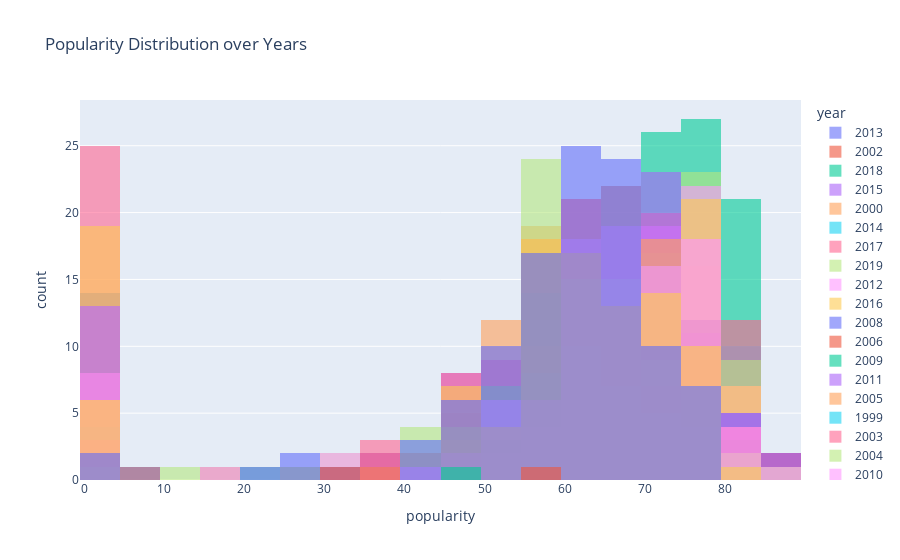

Notebook code for this chart:
### Code cell
fig = px.histogram(df, 
                   x='popularity', 
                   color='year', 
                   nbins=30, 
                   title='Popularity Distribution over Years')

fig.update_layout(barmode='overlay')
fig.update_traces(opacity=0.6)
fig.show()

### Figure 1 — Plotly figure (JSON) as saved in the notebook; plotly's stock layout.template omitted (floating-point values rounded to 4 significant figures)
{"data": [{"alignmentgroup": "True", "bingroup": "x", "hovertemplate": "year=2013<br>popularity=%{x}<br>count=%{y}<extra></extra>", "legendgroup": "2013", "marker": {"color": "#636efa", "pattern": {"shape": ""}}, "name": "2013", "nbinsx": 30, "offsetgroup": "2013", "opacity": 0.6, "orientation": "v", "showlegend": true, "type": "histogram", "x": [89, 88, 84, 84, 84, 83, 81, 79, 79, 78, 78, 78, 77, 77, 76, 76, 76, 75, 75, 74, 74, 74, 74, 73, 72, 72, 71, 71, 71, 70, 69, 69, 69, 68, 68, 68, 68, 67, 66, 66, 66, 66, 66, 65, 65, 64, 64, 63, 62, 62, 61, 61, 61, 60, 59, 58, 57, 57, 56, 56, 55, 54, 53, 50, 50, 48, 48, 47, 46, 39, 27, 6, 2, 1, 0, 0, 0, 0, 0, 0, 0, 0, 0, 0, 0, 0], "xaxis": "x", "yaxis": "y"}, {"alignmentgroup": "True", "bingroup": "x", "hovertemplate": "year=2002<br>popularity=%{x}<br>count=%{y}<extra></extra>", "legendgroup": "2002", "marker": {"color": "#EF553B", "pattern": {"shape": ""}}, "name": "2002", "nbinsx": 30, "offsetgroup": "2002", "opacity": 0.6, "orientation": "v", "showlegend": true, "type": "histogram", "x": [87, 85, 80, 79, 78, 77, 77, 76, 75, 75, 75, 75, 74, 74, 73, 73, 72, 72, 71, 71, 71, 70, 70, 70, 70, 68, 68, 68, 68, 67, 67, 67, 67, 66, 65, 64, 64, 63, 63, 63, 62, 62, 61, 61, 61, 61, 61, 60, 60, 60, 60, 60, 59, 59, 59, 59, 58, 58, 58, 58, 58, 58, 57, 57, 57, 56, 56, 56, 55, 55, 54, 54, 53, 53, 52, 50, 49, 48, 47, 47, 45, 43, 42, 36, 2], "xaxis": "x", "yaxis": "y"}, {"alignmentgroup": "True", "bingroup": "x", "hovertemplate": "year=2018<br>popularity=%{x}<br>count=%{y}<extra></extra>", "legendgroup": "2018", "marker": {"color": "#00cc96", "pattern": {"shape": ""}}, "name": "2018", "nbinsx": 30, "offsetgroup": "2018", "opacity": 0.6, "orientation": "v", "showlegend": true, "type": "histogram", "x": [86, 84, 84, 83, 82, 82, 82, 82, 82, 82, 81, 81, 81, 81, 81, 80, 80, 80, 80, 80, 80, 80, 79, 79, 79, 79, 79, 78, 78, 78, 78, 78, 78, 78, 77, 77, 77, 77, 77, 77, 77, 77, 76, 76, 75, 75, 75, 75, 75, 74, 74, 73, 73, 73, 73, 73, 73, 73, 72, 72, 72, 72, 72, 72, 72, 72, 72, 71, 71, 71, 71, 71, 70, 70, 70, 69, 69, 69, 69, 69, 69, 68, 68, 68, 67, 67, 67, 66, 66, 65, 64, 63, 62, 60, 59, 56, 56, 54, 43, 42, 7, 1, 1, 0], "xaxis": "x", "yaxis": "y"}, {"alignmentgroup": "True", "bingroup": "x", "hovertemplate": "year=2015<br>popularity=%{x}<br>count=%{y}<extra></extra>", "legendgroup": "2015", "marker": {"color": "#ab63fa", "pattern": {"shape": ""}}, "name": "2015", "nbinsx": 30, "offsetgroup": "2015", "opacity": 0.6, "orientation": "v", "showlegend": true, "type": "histogram", "x": [86, 85, 84, 83, 83, 82, 82, 81, 80, 80, 80, 79, 79, 79, 78, 78, 78, 77, 77, 77, 77, 77, 76, 76, 76, 76, 76, 75, 75, 74, 74, 74, 74, 73, 73, 73, 73, 73, 73, 72, 72, 72, 71, 71, 71, 71, 70, 70, 69, 68, 68, 68, 67, 67, 67, 66, 66, 64, 64, 63, 62, 59, 55, 55, 55, 53, 49, 49, 48, 47, 47, 46, 46, 45, 39, 1, 1, 1, 0, 0, 0, 0, 0, 0, 0, 0, 0, 0, 0], "xaxis": "x", "yaxis": "y"}, {"alignmentgroup": "True", "bingroup": "x", "hovertemplate": "year=2000<br>popularity=%{x}<br>count=%{y}<extra></extra>", "legendgroup": "2000", "marker": {"color": "#FFA15A", "pattern": {"shape": ""}}, "name": "2000", "nbinsx": 30, "offsetgroup": "2000", "opacity": 0.6, "orientation": "v", "showlegend": true, "type": "histogram", "x": [86, 83, 83, 82, 78, 78, 77, 76, 75, 73, 73, 72, 70, 70, 69, 68, 68, 68, 68, 68, 66, 65, 65, 65, 65, 64, 62, 62, 61, 60, 60, 60, 59, 59, 59, 58, 58, 58, 58, 57, 57, 56, 56, 56, 55, 55, 55, 55, 55, 55, 55, 54, 54, 54, 54, 54, 53, 53, 53, 52, 52, 52, 50, 49, 49, 48, 36, 1, 1, 0, 0], "xaxis": "x", "yaxis": "y"}, {"alignmentgroup": "True", "bingroup": "x", "hovertemplate": "year=2014<br>popularity=%{x}<br>count=%{y}<extra></extra>", "legendgroup": "2014", "marker": {"color": "#19d3f3", "pattern": {"shape": ""}}, "name": "2014", "nbinsx": 30, "offsetgroup": "2014", "opacity": 0.6, "orientation": "v", "showlegend": true, "type": "histogram", "x": [85, 83, 82, 81, 81, 80, 80, 80, 80, 80, 80, 79, 79, 79, 79, 79, 79, 78, 78, 78, 78, 77, 77, 77, 76, 76, 75, 75, 75, 74, 74, 74, 74, 73, 73, 73, 72, 72, 72, 72, 72, 71, 70, 70, 70, 69, 69, 69, 69, 68, 68, 67, 67, 67, 67, 66, 66, 66, 66, 66, 65, 65, 64, 64, 64, 63, 63, 62, 62, 62, 61, 61, 59, 55, 53, 52, 50, 49, 49, 48, 45, 33, 21, 2, 0, 0, 0, 0, 0, 0, 0, 0, 0, 0, 0, 0, 0], "xaxis": "x", "yaxis": "y"}, {"alignmentgroup": "True", "bingroup": "x", "hovertemplate": "year=2017<br>popularity=%{x}<br>count=%{y}<extra></extra>", "legendgroup": "2017", "marker": {"color": "#FF6692", "pattern": {"shape": ""}}, "name": "2017", "nbinsx": 30, "offsetgroup": "2017", "opacity": 0.6, "orientation": "v", "showlegend": true, "type": "histogram", "x": [85, 84, 84, 83, 83, 82, 82, 81, 80, 80, 80, 80, 80, 79, 79, 79, 79, 78, 78, 77, 77, 77, 77, 77, 76, 76, 75, 75, 75, 74, 74, 74, 74, 74, 74, 73, 73, 73, 73, 72, 72, 72, 72, 72, 71, 71, 71, 70, 70, 69, 69, 69, 69, 68, 68, 67, 67, 67, 67, 65, 65, 64, 64, 64, 64, 63, 63, 62, 62, 61, 61, 61, 59, 59, 58, 57, 57, 53, 53, 52, 51, 51, 51, 8, 4, 1, 1, 1, 1, 1, 0, 0, 0, 0, 0, 0, 0, 0, 0, 0, 0, 0, 0, 0, 0, 0, 0, 0, 0], "xaxis": "x", "yaxis": "y"}, {"alignmentgroup": "True", "bingroup": "x", "hovertemplate": "year=2019<br>popularity=%{x}<br>count=%{y}<extra></extra>", "legendgroup": "2019", "marker": {"color": "#B6E880", "pattern": {"shape": ""}}, "name": "2019", "nbinsx": 30, "offsetgroup": "2019", "opacity": 0.6, "orientation": "v", "showlegend": true, "type": "histogram", "x": [85, 84, 84, 83, 83, 81, 81, 80, 80, 80, 79, 79, 79, 79, 79, 79, 78, 78, 78, 78, 78, 78, 77, 77, 76, 76, 76, 76, 75, 75, 75, 75, 75, 74, 74, 73, 73, 73, 73, 72, 72, 72, 71, 71, 71, 71, 71, 71, 70, 70, 69, 69, 69, 69, 69, 69, 69, 69, 68, 66, 65, 64, 64, 64, 64, 63, 63, 61, 60, 57, 57, 53, 53, 47, 47, 43, 40, 35, 35, 30, 30, 4, 2, 1, 1, 1, 0, 0, 0], "xaxis": "x", "yaxis": "y"}, {"alignmentgroup": "True", "bingroup": "x", "hovertemplate": "year=2012<br>popularity=%{x}<br>count=%{y}<extra></extra>", "legendgroup": "2012", "marker": {"color": "#FF97FF", "pattern": {"shape": ""}}, "name": "2012", "nbinsx": 30, "offsetgroup": "2012", "opacity": 0.6, "orientation": "v", "showlegend": true, "type": "histogram", "x": [85, 83, 82, 82, 82, 81, 81, 80, 79, 79, 79, 78, 78, 78, 78, 78, 77, 77, 77, 77, 77, 77, 76, 76, 76, 76, 76, 76, 75, 75, 74, 74, 74, 73, 73, 73, 73, 73, 72, 72, 72, 72, 72, 71, 71, 71, 70, 70, 70, 69, 69, 69, 68, 68, 68, 67, 67, 66, 66, 66, 66, 66, 65, 65, 65, 65, 65, 64, 64, 64, 64, 63, 63, 63, 62, 62, 62, 62, 62, 61, 61, 61, 60, 59, 58, 58, 57, 55, 53, 53, 52, 52, 51, 50, 49, 48, 46, 43, 40, 1, 0, 0, 0, 0, 0, 0, 0, 0, 0, 0, 0, 0], "xaxis": "x", "yaxis": "y"}, {"alignmentgroup": "True", "bingroup": "x", "hovertemplate": "year=2016<br>popularity=%{x}<br>count=%{y}<extra></extra>", "legendgroup": "2016", "marker": {"color": "#FECB52", "pattern": {"shape": ""}}, "name": "2016", "nbinsx": 30, "offsetgroup": "2016", "opacity": 0.6, "orientation": "v", "showlegend": true, "type": "histogram", "x": [84, 83, 83, 81, 81, 80, 80, 79, 79, 79, 79, 79, 78, 78, 77, 77, 77, 76, 76, 76, 76, 76, 75, 75, 75, 75, 75, 75, 74, 74, 74, 74, 73, 72, 71, 71, 70, 70, 70, 70, 69, 69, 69, 68, 68, 68, 68, 67, 67, 67, 67, 66, 66, 66, 65, 64, 63, 63, 63, 63, 62, 62, 62, 62, 60, 59, 57, 57, 55, 53, 52, 51, 51, 48, 47, 45, 26, 3, 1, 1, 0, 0, 0, 0, 0, 0, 0, 0, 0, 0, 0, 0, 0, 0, 0, 0], "xaxis": "x", "yaxis": "y"}, {"alignmentgroup": "True", "bingroup": "x", "hovertemplate": "year=2008<br>popularity=%{x}<br>count=%{y}<extra></extra>", "legendgroup": "2008", "marker": {"color": "#636efa", "pattern": {"shape": ""}}, "name": "2008", "nbinsx": 30, "offsetgroup": "2008", "opacity": 0.6, "orientation": "v", "showlegend": true, "type": "histogram", "x": [82, 81, 80, 80, 80, 78, 78, 77, 77, 77, 76, 76, 76, 76, 76, 75, 75, 74, 74, 74, 74, 74, 74, 73, 73, 72, 71, 71, 70, 70, 70, 69, 69, 69, 69, 69, 69, 69, 69, 69, 68, 68, 67, 67, 67, 66, 66, 66, 66, 65, 65, 65, 65, 65, 65, 64, 64, 63, 63, 62, 62, 61, 61, 60, 60, 59, 59, 58, 58, 57, 57, 57, 56, 56, 55, 55, 55, 54, 53, 52, 52, 51, 51, 51, 49, 48, 41, 1, 1, 0, 0], "xaxis": "x", "yaxis": "y"}, {"alignmentgroup": "True", "bingroup": "x", "hovertemplate": "year=2006<br>popularity=%{x}<br>count=%{y}<extra></extra>", "legendgroup": "2006", "marker": {"color": "#EF553B", "pattern": {"shape": ""}}, "name": "2006", "nbinsx": 30, "offsetgroup": "2006", "opacity": 0.6, "orientation": "v", "showlegend": true, "type": "histogram", "x": [82, 81, 80, 79, 79, 78, 76, 76, 76, 76, 75, 75, 74, 74, 73, 73, 73, 72, 72, 71, 71, 71, 70, 70, 69, 69, 69, 68, 68, 68, 67, 67, 67, 66, 66, 66, 65, 65, 64, 64, 64, 64, 63, 63, 63, 63, 63, 62, 62, 61, 61, 60, 59, 59, 59, 59, 59, 58, 58, 58, 57, 57, 57, 57, 57, 56, 56, 56, 55, 54, 53, 52, 52, 52, 51, 50, 49, 48, 46, 45, 42, 40, 37, 35, 17, 1, 1, 0, 0, 0, 0, 0, 0], "xaxis": "x", "yaxis": "y"}, {"alignmentgroup": "True", "bingroup": "x", "hovertemplate": "year=2009<br>popularity=%{x}<br>count=%{y}<extra></extra>", "legendgroup": "2009", "marker": {"color": "#00cc96", "pattern": {"shape": ""}}, "name": "2009", "nbinsx": 30, "offsetgroup": "2009", "opacity": 0.6, "orientation": "v", "showlegend": true, "type": "histogram", "x": [82, 80, 80, 79, 78, 75, 75, 75, 75, 74, 74, 74, 73, 73, 73, 72, 72, 72, 71, 71, 71, 71, 71, 71, 70, 69, 69, 68, 68, 68, 68, 68, 68, 67, 67, 67, 67, 66, 65, 65, 65, 65, 65, 65, 64, 64, 64, 63, 63, 63, 63, 63, 62, 62, 61, 59, 59, 59, 59, 58, 57, 57, 57, 57, 57, 57, 56, 55, 55, 54, 54, 54, 53, 51, 51, 50, 49, 47, 3, 2, 2, 0], "xaxis": "x", "yaxis": "y"}, {"alignmentgroup": "True", "bingroup": "x", "hovertemplate": "year=2011<br>popularity=%{x}<br>count=%{y}<extra></extra>", "legendgroup": "2011", "marker": {"color": "#ab63fa", "pattern": {"shape": ""}}, "name": "2011", "nbinsx": 30, "offsetgroup": "2011", "opacity": 0.6, "orientation": "v", "showlegend": true, "type": "histogram", "x": [82, 82, 82, 81, 81, 79, 79, 79, 77, 77, 77, 76, 76, 75, 75, 75, 74, 74, 74, 74, 74, 74, 74, 73, 73, 73, 72, 72, 71, 71, 71, 71, 71, 70, 70, 70, 70, 70, 70, 69, 69, 69, 68, 68, 68, 68, 68, 67, 67, 67, 66, 66, 66, 65, 65, 65, 65, 65, 64, 63, 63, 63, 62, 61, 61, 61, 60, 60, 60, 60, 59, 59, 57, 57, 51, 50, 49, 48, 48, 46, 42, 39, 38, 4, 2, 2, 2, 1, 1, 1, 0, 0, 0, 0, 0, 0], "xaxis": "x", "yaxis": "y"}, {"alignmentgroup": "True", "bingroup": "x", "hovertemplate": "year=2005<br>popularity=%{x}<br>count=%{y}<extra></extra>", "legendgroup": "2005", "marker": {"color": "#FFA15A", "pattern": {"shape": ""}}, "name": "2005", "nbinsx": 30, "offsetgroup": "2005", "opacity": 0.6, "orientation": "v", "showlegend": true, "type": "histogram", "x": [82, 82, 79, 79, 78, 78, 78, 77, 77, 76, 76, 76, 75, 75, 74, 74, 74, 74, 74, 74, 73, 73, 73, 72, 72, 72, 72, 71, 71, 71, 70, 70, 69, 69, 69, 69, 69, 69, 68, 68, 68, 67, 67, 67, 67, 67, 67, 67, 67, 66, 65, 65, 65, 65, 64, 64, 64, 63, 63, 63, 63, 63, 63, 63, 62, 62, 62, 62, 61, 61, 61, 61, 60, 60, 60, 59, 59, 58, 58, 58, 57, 57, 56, 56, 55, 54, 52, 52, 52, 49, 49, 46, 42, 41, 36, 4, 1, 0, 0, 0, 0], "xaxis": "x", "yaxis": "y"}, {"alignmentgroup": "True", "bingroup": "x", "hovertemplate": "year=1999<br>popularity=%{x}<br>count=%{y}<extra></extra>", "legendgroup": "1999", "marker": {"color": "#19d3f3", "pattern": {"shape": ""}}, "name": "1999", "nbinsx": 30, "offsetgroup": "1999", "opacity": 0.6, "orientation": "v", "showlegend": true, "type": "histogram", "x": [82, 79, 79, 78, 75, 73, 71, 71, 71, 70, 69, 69, 69, 68, 66, 66, 65, 64, 64, 64, 64, 64, 63, 62, 61, 61, 60, 59, 59, 58, 57, 56, 56, 56, 56, 54, 54, 54], "xaxis": "x", "yaxis": "y"}, {"alignmentgroup": "True", "bingroup": "x", "hovertemplate": "year=2003<br>popularity=%{x}<br>count=%{y}<extra></extra>", "legendgroup": "2003", "marker": {"color": "#FF6692", "pattern": {"shape": ""}}, "name": "2003", "nbinsx": 30, "offsetgroup": "2003", "opacity": 0.6, "orientation": "v", "showlegend": true, "type": "histogram", "x": [81, 81, 81, 80, 79, 79, 76, 76, 74, 73, 72, 72, 72, 72, 70, 69, 69, 68, 68, 68, 68, 68, 67, 67, 66, 66, 66, 65, 64, 64, 63, 63, 63, 63, 63, 62, 62, 61, 61, 61, 61, 61, 61, 61, 61, 61, 60, 60, 60, 59, 59, 59, 58, 58, 57, 57, 57, 57, 57, 57, 57, 56, 56, 56, 55, 55, 55, 54, 54, 54, 53, 53, 53, 50, 50, 50, 49, 49, 48, 48, 48, 48, 48, 47, 44, 38, 37, 35, 3, 0, 0], "xaxis": "x", "yaxis": "y"}, {"alignmentgroup": "True", "bingroup": "x", "hovertemplate": "year=2004<br>popularity=%{x}<br>count=%{y}<extra></extra>", "legendgroup": "2004", "marker": {"color": "#B6E880", "pattern": {"shape": ""}}, "name": "2004", "nbinsx": 30, "offsetgroup": "2004", "opacity": 0.6, "orientation": "v", "showlegend": true, "type": "histogram", "x": [81, 80, 77, 77, 77, 77, 76, 76, 76, 73, 73, 72, 72, 72, 72, 71, 71, 70, 69, 69, 68, 68, 68, 67, 67, 67, 67, 67, 67, 66, 66, 65, 65, 64, 64, 63, 63, 63, 62, 61, 61, 61, 61, 61, 61, 61, 60, 60, 59, 59, 59, 59, 59, 59, 59, 59, 58, 58, 58, 57, 57, 57, 57, 57, 57, 56, 56, 56, 56, 56, 56, 55, 54, 53, 53, 52, 52, 51, 50, 47, 46, 46, 45, 43, 42, 42, 42, 39, 33, 28, 21, 16, 11, 2], "xaxis": "x", "yaxis": "y"}, {"alignmentgroup": "True", "bingroup": "x", "hovertemplate": "year=2010<br>popularity=%{x}<br>count=%{y}<extra></extra>", "legendgroup": "2010", "marker": {"color": "#FF97FF", "pattern": {"shape": ""}}, "name": "2010", "nbinsx": 30, "offsetgroup": "2010", "opacity": 0.6, "orientation": "v", "showlegend": true, "type": "histogram", "x": [81, 81, 80, 80, 79, 79, 78, 78, 77, 77, 77, 76, 76, 76, 76, 76, 76, 76, 75, 75, 75, 75, 74, 74, 74, 74, 73, 73, 73, 73, 73, 73, 72, 72, 72, 71, 71, 70, 69, 69, 69, 69, 69, 69, 68, 68, 68, 68, 67, 67, 67, 66, 66, 66, 65, 65, 65, 64, 64, 63, 63, 63, 63, 63, 63, 63, 62, 62, 62, 61, 61, 61, 61, 60, 60, 58, 57, 57, 57, 57, 56, 54, 54, 54, 53, 53, 51, 46, 46, 42, 35, 34, 32, 18, 1, 1, 0, 0, 0, 0, 0, 0], "xaxis": "x", "yaxis": "y"}, {"alignmentgroup": "True", "bingroup": "x", "hovertemplate": "year=2007<br>popularity=%{x}<br>count=%{y}<extra></extra>", "legendgroup": "2007", "marker": {"color": "#FECB52", "pattern": {"shape": ""}}, "name": "2007", "nbinsx": 30, "offsetgroup": "2007", "opacity": 0.6, "orientation": "v", "showlegend": true, "type": "histogram", "x": [80, 79, 78, 78, 77, 77, 77, 76, 76, 75, 75, 74, 74, 74, 73, 73, 73, 73, 72, 70, 70, 70, 70, 70, 70, 68, 68, 68, 68, 67, 67, 67, 67, 67, 66, 66, 65, 65, 64, 64, 64, 64, 64, 62, 62, 62, 62, 62, 62, 62, 61, 61, 61, 61, 60, 59, 59, 59, 58, 58, 58, 58, 57, 57, 57, 57, 57, 57, 56, 56, 56, 56, 55, 54, 54, 53, 52, 47, 47, 47, 46, 46, 45, 45, 3, 2, 1, 0, 0, 0], "xaxis": "x", "yaxis": "y"}, {"alignmentgroup": "True", "bingroup": "x", "hovertemplate": "year=2001<br>popularity=%{x}<br>count=%{y}<extra></extra>", "legendgroup": "2001", "marker": {"color": "#636efa", "pattern": {"shape": ""}}, "name": "2001", "nbinsx": 30, "offsetgroup": "2001", "opacity": 0.6, "orientation": "v", "showlegend": true, "type": "histogram", "x": [78, 78, 77, 77, 76, 76, 75, 74, 74, 73, 73, 73, 73, 72, 71, 70, 70, 69, 69, 69, 69, 69, 68, 68, 68, 68, 68, 68, 67, 67, 66, 66, 65, 65, 65, 65, 65, 65, 65, 64, 64, 64, 64, 64, 64, 64, 63, 63, 63, 63, 62, 62, 61, 61, 61, 61, 60, 60, 60, 60, 60, 60, 60, 60, 59, 59, 59, 59, 58, 58, 58, 57, 57, 57, 57, 57, 56, 56, 55, 55, 55, 54, 54, 54, 53, 53, 52, 51, 51, 50, 50, 49, 48, 47, 47, 45, 45, 43, 42, 40, 32, 27, 26, 24, 0, 0], "xaxis": "x", "yaxis": "y"}, {"alignmentgroup": "True", "bingroup": "x", "hovertemplate": "year=2020<br>popularity=%{x}<br>count=%{y}<extra></extra>", "legendgroup": "2020", "marker": {"color": "#EF553B", "pattern": {"shape": ""}}, "name": "2020", "nbinsx": 30, "offsetgroup": "2020", "opacity": 0.6, "orientation": "v", "showlegend": true, "type": "histogram", "x": [57, 39, 34], "xaxis": "x", "yaxis": "y"}, {"alignmentgroup": "True", "bingroup": "x", "hovertemplate": "year=1998<br>popularity=%{x}<br>count=%{y}<extra></extra>", "legendgroup": "1998", "marker": {"color": "#00cc96", "pattern": {"shape": ""}}, "name": "1998", "nbinsx": 30, "offsetgroup": "1998", "opacity": 0.6, "orientation": "v", "showlegend": true, "type": "histogram", "x": [49], "xaxis": "x", "yaxis": "y"}], "layout": {"autosize": true, "barmode": "overlay", "legend": {"title": {"text": "year"}, "tracegroupgap": 0}, "title": {"text": "Popularity Distribution over Years"}, "xaxis": {"anchor": "y", "autorange": true, "domain": [0, 1], "range": [-0.5, 89.5], "title": {"text": "popularity"}, "type": "linear"}, "yaxis": {"anchor": "x", "autorange": true, "domain": [0, 1], "range": [0, 28.42], "title": {"text": "count"}}}}
